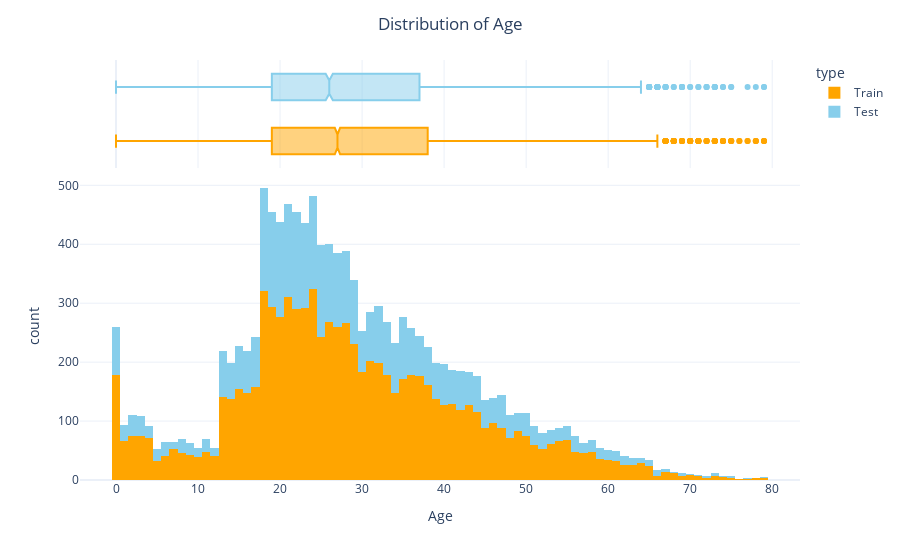

The notebook cell saved with this chart:
### Code cell
trainAge = dataTrain.copy()
testAge = dataTest.copy()
trainAge["type"] = "Train"
testAge["type"] = "Test"
ageDf = pd.concat([trainAge, testAge])
fig = px.histogram(data_frame = ageDf, 
                   x="Age",
                   color= "type",
                   color_discrete_sequence =  ['#FFA500','#87CEEB'],
                   marginal="box",
                   nbins= 100,
                   template="plotly_white"
                )
fig.update_layout(title = "Distribution of Age" , title_x = 0.5)
fig.show()

### Figure 1 — Plotly figure (JSON) as saved in the notebook; plotly's stock layout.template omitted (floating-point values rounded to 4 significant figures; data arrays with more than 128 entries replaced by an {"elided": "..."} marker saying what was removed)
{"data": [{"alignmentgroup": "True", "bingroup": "x", "hovertemplate": "type=Train<br>Age=%{x}<br>count=%{y}<extra></extra>", "legendgroup": "Train", "marker": {"color": "#FFA500", "pattern": {"shape": ""}}, "name": "Train", "nbinsx": 100, "offsetgroup": "Train", "orientation": "v", "showlegend": true, "type": "histogram", "x": {"elided": "8693 int values"}, "xaxis": "x", "yaxis": "y"}, {"alignmentgroup": "True", "hovertemplate": "type=Train<br>Age=%{x}<extra></extra>", "legendgroup": "Train", "marker": {"color": "#FFA500"}, "name": "Train", "notched": true, "offsetgroup": "Train", "showlegend": false, "type": "box", "x": {"elided": "8693 int values"}, "xaxis": "x2", "yaxis": "y2"}, {"alignmentgroup": "True", "bingroup": "x", "hovertemplate": "type=Test<br>Age=%{x}<br>count=%{y}<extra></extra>", "legendgroup": "Test", "marker": {"color": "#87CEEB", "pattern": {"shape": ""}}, "name": "Test", "nbinsx": 100, "offsetgroup": "Test", "orientation": "v", "showlegend": true, "type": "histogram", "x": {"elided": "4277 int values"}, "xaxis": "x", "yaxis": "y"}, {"alignmentgroup": "True", "hovertemplate": "type=Test<br>Age=%{x}<extra></extra>", "legendgroup": "Test", "marker": {"color": "#87CEEB"}, "name": "Test", "notched": true, "offsetgroup": "Test", "showlegend": false, "type": "box", "x": {"elided": "4277 int values"}, "xaxis": "x2", "yaxis": "y2"}], "layout": {"barmode": "relative", "legend": {"title": {"text": "type"}, "tracegroupgap": 0}, "margin": {"t": 60}, "title": {"text": "Distribution of Age", "x": 0.5}, "xaxis": {"anchor": "y", "domain": [0, 1], "title": {"text": "Age"}}, "xaxis2": {"anchor": "y2", "domain": [0, 1], "matches": "x", "showgrid": true, "showticklabels": false}, "yaxis": {"anchor": "x", "domain": [0, 0.7326], "title": {"text": "count"}}, "yaxis2": {"anchor": "x2", "domain": [0.7426, 1], "matches": "y2", "showgrid": false, "showline": false, "showticklabels": false, "ticks": ""}}}
